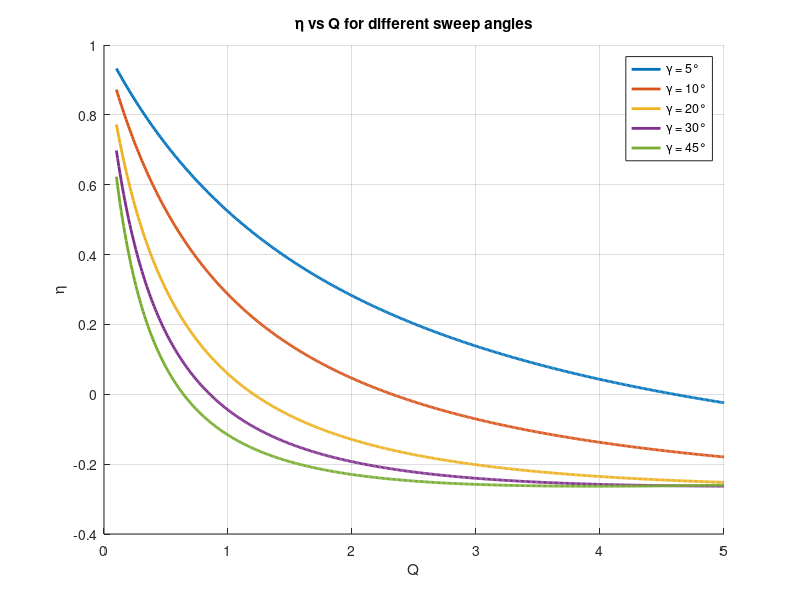

Recreate this plot in MATLAB.

n = 2;                  % example structural or flow parameter
M = 0.6;                % Mach number (assumed constant)
Q = linspace(0.1, 5, 500);   % Varying Q

gamma_deg = [5, 10, 20, 30, 45];
colors = lines(length(gamma_deg));

figure;
hold on;
for i = 1:length(gamma_deg)
    gamma = deg2rad(gamma_deg(i));
    eta = zeros(size(Q));
    
    for j = 1:length(Q)
        q = Q(j);
        cosg = cos(gamma);
        sing = sin(gamma);
        root_term = sqrt(1 - M^2 * cosg^2);
        
        num = n * (1 - M^2 * cosg^2 - 2 * q * sing * root_term);
        den1 = q^2 * sing^2;
        den2 = (4 * n + 1) * q * sing * root_term;
        den3 = n * (1 - M^2 * cosg^2);
        
        eta(j) = num / (den1 + den2 + den3);
    end
    plot(Q, eta, 'LineWidth', 2, 'DisplayName', ['\gamma = ' num2str(gamma_deg(i)) '°'], ...
         'Color', colors(i, :));
end

xlabel('Q');
ylabel('\eta');
title('\eta vs Q for different sweep angles');
legend show;
grid on;
